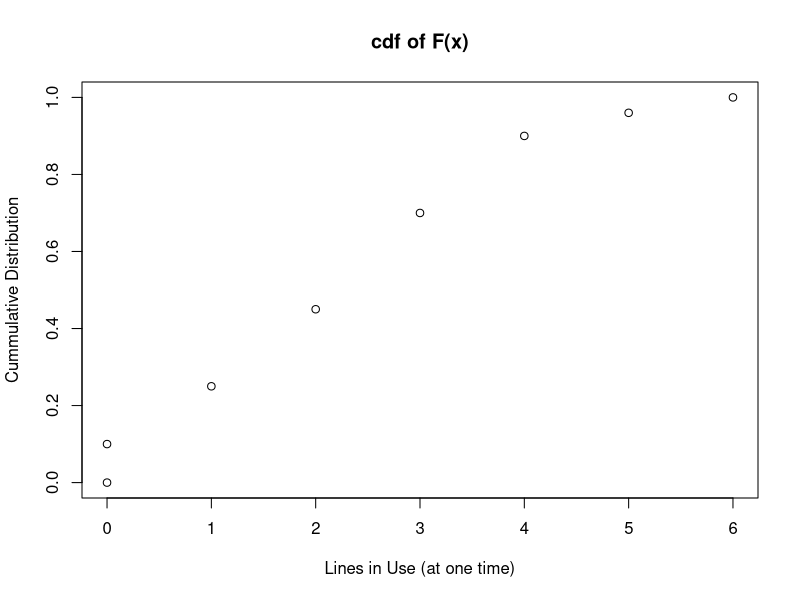

Write R code to recreate this figure.
## ---- chunk 1
library(dplyr)
library(kableExtra) # highlights table when hover over a line
## ---- chunk 2
y <- c(45, 46, 47, 48, 49, 50, 51, 52, 53, 54, 55)
p.y <- c(0.05, 0.10, 0.12, 0.14, 0.25, 0.17, 0.06, 0.05, 0.03, 0.02, 0.01)
df <- data.frame("y" = y, "p.y" = p.y)
df_new <- as.data.frame(t(df))
options(scipen = 50) # get rid of e's
kable(df_new, col.names = NULL) %>%
  kable_paper()
## ---- chunk 3
x <- c(0:6)
p.x <- c(0.10, 0.15, 0.20, 0.25, 0.20, 0.06, 0.04)
df <- data.frame("x" = x, "p.x" = p.x)
df_new <- as.data.frame(t(df))
options(scipen = 50) # get rid of e's
kable(df_new, col.names = NULL) %>%
  kable_paper()
## ---- chunk 4
x <- c(0,0,1,2,3,4, 5, 6)
y <- c(0,0.1,.25,.45,.7,.9,.96,1)
lines <- data.frame("x" = x, "y" = y)
plot(lines, main = "cdf of F(x)",
     ylab = "Cummulative Distribution",
     xlab = "Lines in Use (at one time)")
